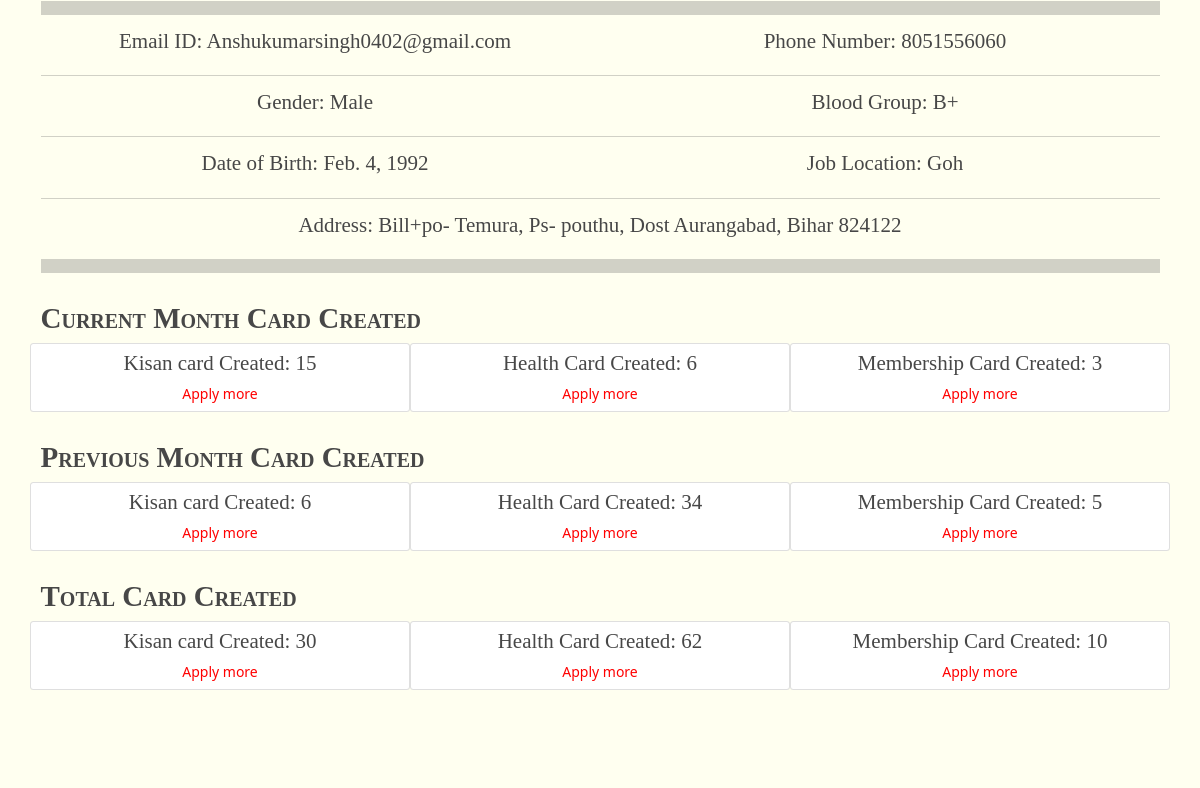
The app's page /profile (signed in, middle part), older data.
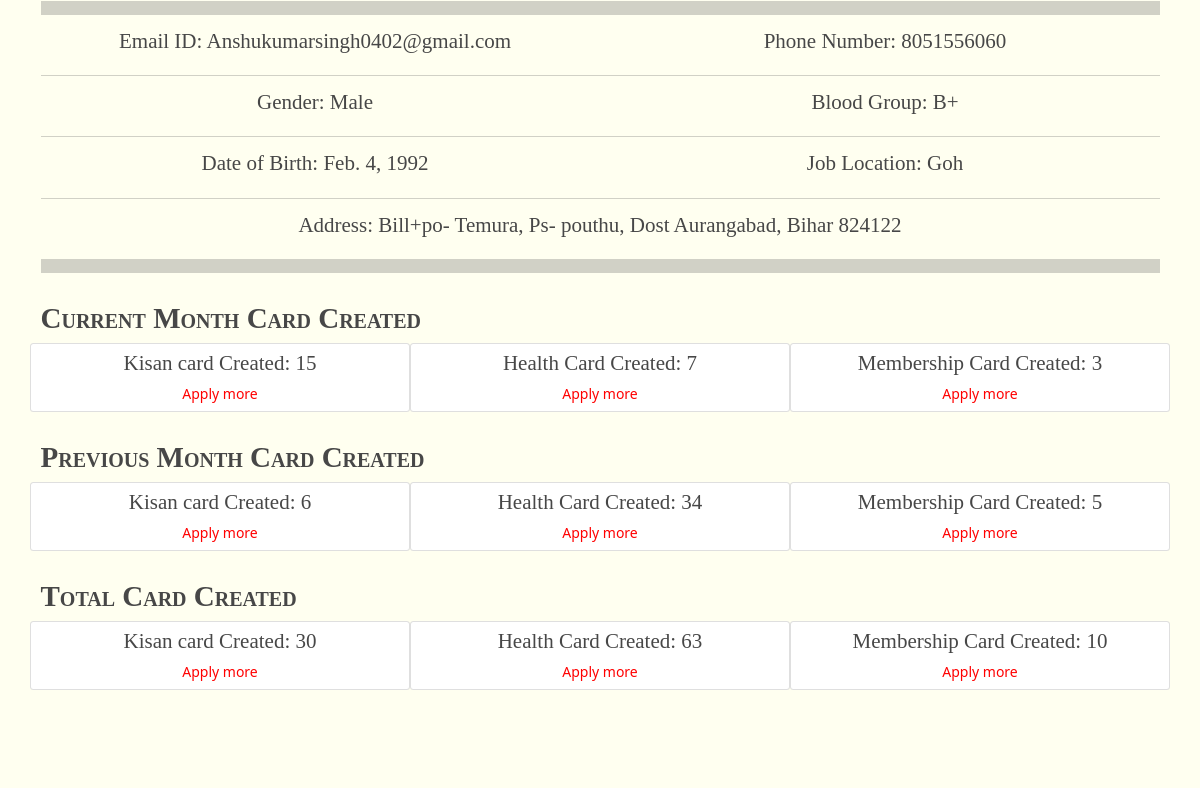
The same page, newer data.
### EmployeeProfile/models.py (models this page shows)
class EmployeeProfile(models.Model):
    emmloyeeid = models.CharField(max_length=14, default="",unique=True,)
    email = models.CharField(max_length=100, unique=True,)
    user = models.OneToOneField(User, on_delete=models.CASCADE, related_name='profile')
    name = models.CharField(max_length=50, unique=False)
    phone_number = models.CharField(max_length=10, unique=True, null=False, blank=False)
    GENDER_CHOICES = (
        ('Male', 'Male'),
        ('Female', 'Female'),
    )
    gender = models.CharField(max_length=6, choices=GENDER_CHOICES)
    JOB_CHOICES = (
        ('DISTRICT DEVELOPMENT MANAGER', 'DISTRICT DEVELOPMENT MANAGER'),
        ('BLOCK DEVELOPMENT MANAGER', 'BLOCK DEVELOPMENT MANAGER'),
        ('FIELD EXECUTIVE', 'FIELD EXECUTIVE'),
        ('AGRICULTURAL ADVISOR', 'AGRICULTURAL ADVISOR'),
        ('COMPUTER TRAINER', 'COMPUTER TRAINER'),
        ('BEAUTICIAN', 'BEAUTICIAN'),
        ('TAILORING', 'TAILORING'),
        ('Office Boy/Peon', 'Office Boy/Peon'),
        ('Banking Trainer', 'Banking Trainer'),
        ('Regional Manager', 'Regional Manager'),
        ('Accountant/Cashier', 'Accountant/Cashier'),
        ('Receptionist', 'Receptionist'),
    )
    designation = models.CharField(max_length=32, choices=JOB_CHOICES)
    job_location = models.CharField(max_length=100, default="")
    bloodgroup = models.CharField(max_length=10, default="")
    dob = models.DateField()
    Address = models.CharField(max_length=500, default="")
    image = models.ImageField(upload_to="Employee", blank=True, null=True)
    total_health_card_created = models.IntegerField(default=0)
    total_kisan_card_created = models.IntegerField(default=0)
    total_membership_card_created = models.IntegerField(default=0)
    current_month_health_card_created = models.IntegerField(default=0)
    current_month_kisan_card_created = models.IntegerField(default=0)
    current_month_membership_card_created = models.IntegerField(default=0)
    previous_month_health_card_created = models.IntegerField(default=0)
    previous_month_kisan_card_created = models.IntegerField(default=0)
    previous_month_membership_card_created = models.IntegerField(default=0)
    class Meta:
        db_table = "profile"
        verbose_name_plural = "Employee Profiles"

### ifheplapp/views.py (the view)
# urls.py: path('profile', views.profile, name="profile"),
@login_required(login_url='/login')
def profile(request):
    profile = EmployeeProfile.objects.filter(user=request.user)
    for i in profile:
        kisan_count = len(KisanCard.objects.filter(employeeID=i.emmloyeeid))
        kisan_count = kisan_count if kisan_count else 0
        membership_count = len(
            Membership.objects.filter(employeeID=i.emmloyeeid))
        membership_count = membership_count if membership_count else 0
        health_count = len(HealthCard.objects.filter(employeeID=i.emmloyeeid))
        health_count = health_count if health_count else 0
    return render(request, "profile.html", {"profile": profile, "kisan_count": kisan_count, "membership_count": membership_count, "health_count": health_count})

### ifheplapp/templates/profile.html (shortened to what this page needs)
{% extends 'extends/base.html' %}
{% block body %}
<div class="row1" style="background-color: rgb(255, 255, 240);">
  <div class="container">
    <div class="my-2">
      {% for prof in profile %}
      <hr class="py-2">
      <div class="row">
        <div class="col-md-6 text-center">
          <h4>Email ID: {{prof.email}}</h4>
        </div>
        <div class="col-md-6 text-center">
          <h4>Phone Number: {{prof.phone_number}}</h4>
        </div>
      </div>
      <hr>
      <div class="row">
        <div class="col-md-6 text-center">
          <h4>Gender: {{prof.gender}}</h4>
        </div>
        <div class="col-md-6 text-center">
          <h4>Blood Group: {{prof.bloodgroup}}</h4>
        </div>
      </div>
      <hr>
      <div class="row">
        <div class="col-md-6 text-center">
          <h4>Date of Birth: {{prof.dob}}</h4>
        </div>
        <div class="col-md-6 text-center">
          <h4>Job Location: {{prof.job_location}}</h4>
        </div>
      </div>
      <hr>
      <div class="row">
        <div class="col-md text-center">
          <h4>Address: {{prof.Address}}</h4>
        </div>
      </div>
      <hr class="py-2">
      <div class="row py-3">
        <h3 class="logoname">Current Month Card Created</h3>
        <div class="col-md-4 text-center card py-2">
          <h4>Kisan card Created: {{prof.current_month_kisan_card_created}}</h4>
          <a style="color: red;" href="/card/Kisan-Card/apply">Apply more</a>
        </div>
        <div class="col-md-4 text-center card py-2">
          <h4>Health Card Created: {{prof.current_month_health_card_created}}</h4>
          <a style="color: red;" href="/card/Health-Card/apply">Apply more</a>
        </div>
        <div class="col-md-4 text-center card py-2">
          <h4>Membership Card Created: {{prof.current_month_membership_card_created}}</h4>
          <a style="color: red;" href="/membership">Apply more</a>
        </div>
      </div>
      <div class="row py-3">
        <h3 class="logoname">Previous Month Card Created</h3>
        <div class="col-md-4 text-center card py-2">
          <h4>Kisan card Created: {{prof.previous_month_kisan_card_created}}</h4>
          <a style="color: red;" href="/card/Kisan-Card/apply">Apply more</a>
        </div>
        <div class="col-md-4 text-center card py-2">
          <h4>Health Card Created: {{prof.previous_month_health_card_created}}</h4>
          <a style="color: red;" href="/card/Health-Card/apply">Apply more</a>
        </div>
        <div class="col-md-4 text-center card py-2">
          <h4>Membership Card Created: {{prof.previous_month_membership_card_created}}</h4>
          <a style="color: red;" href="/membership">Apply more</a>
        </div>
      </div>
      <div class="row py-3">
        <h3 class="logoname">Total Card Created</h3>
        <div class="col-md-4 text-center card py-2">
          <h4>Kisan card Created: {{prof.total_kisan_card_created}}</h4>
          <a style="color: red;" href="/card/Kisan-Card/apply">Apply more</a>
        </div>
        <div class="col-md-4 text-center card py-2">
          <h4>Health Card Created: {{prof.total_health_card_created}}</h4>
          <a style="color: red;" href="/card/Health-Card/apply">Apply more</a>
        </div>
        <div class="col-md-4 text-center card py-2">
          <h4>Membership Card Created: {{prof.total_membership_card_created}}</h4>
          <a style="color: red;" href="/membership">Apply more</a>
        </div>
      </div>
      {% endfor %}
    </div>
  </div>
</div>
{% endblock body %}

Row changes from the older to the newer data that the page shows:
changed EmployeeProfile "Anshukumarsingh0402@gmail.com": current_month_health_card_created "6" → "7"; total_health_card_created "62" → "63"
